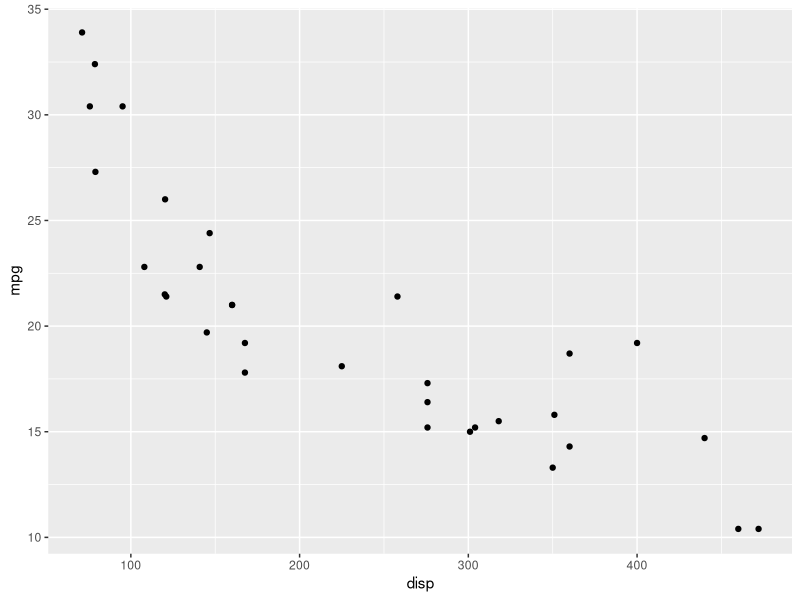
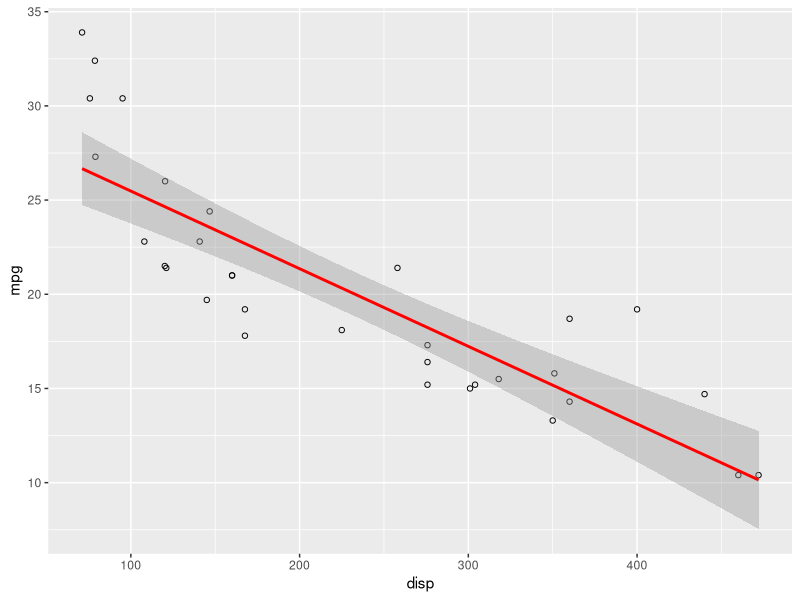
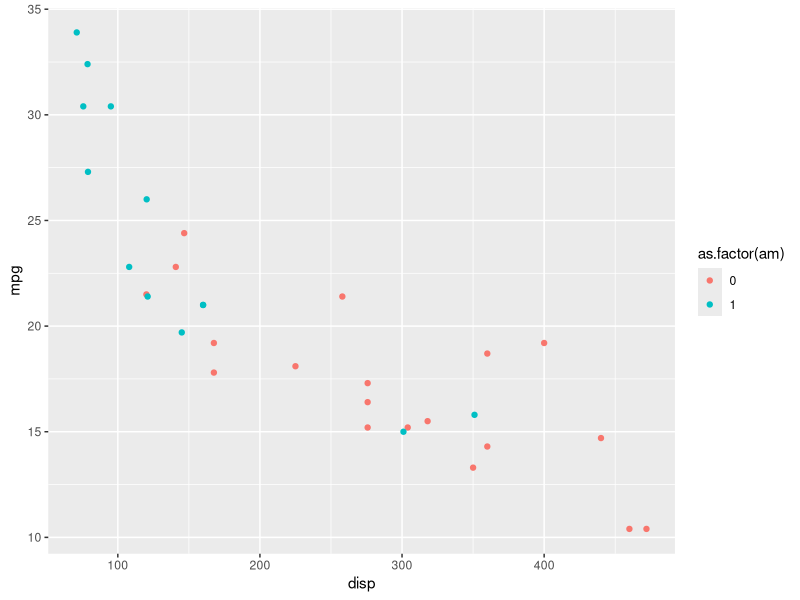
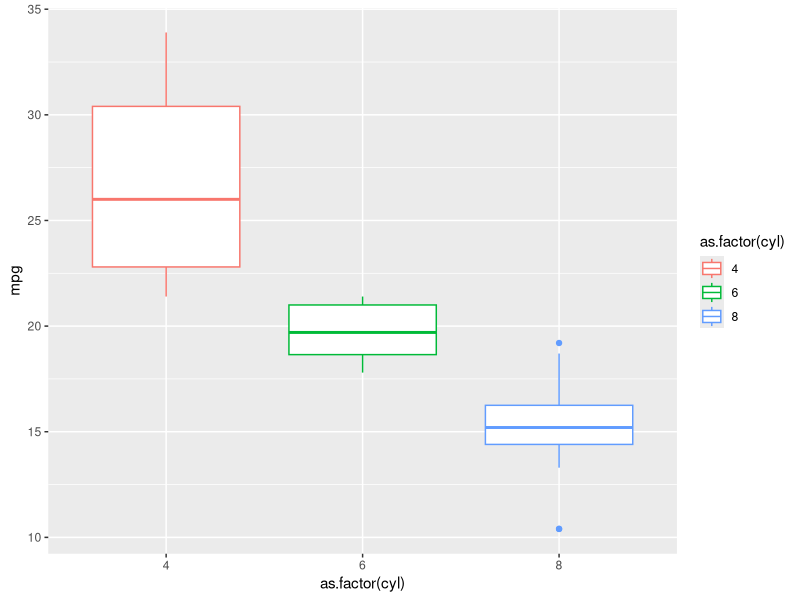
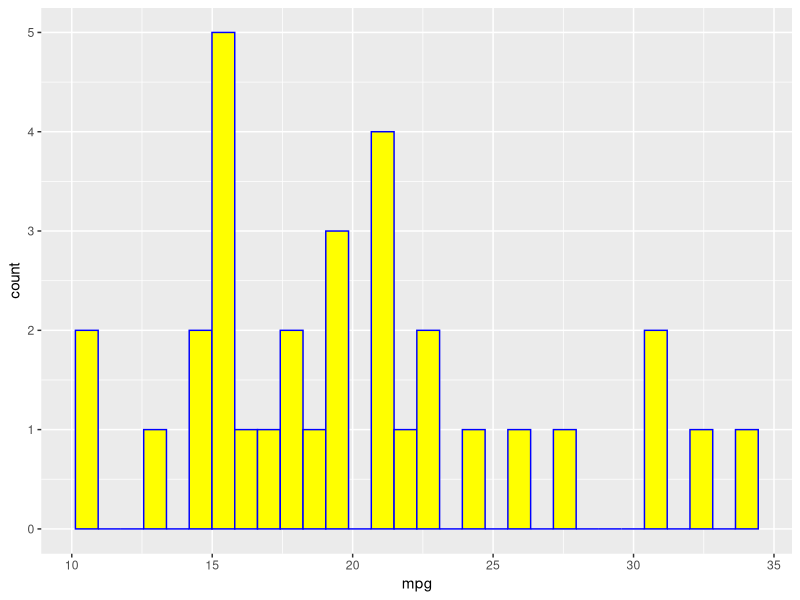
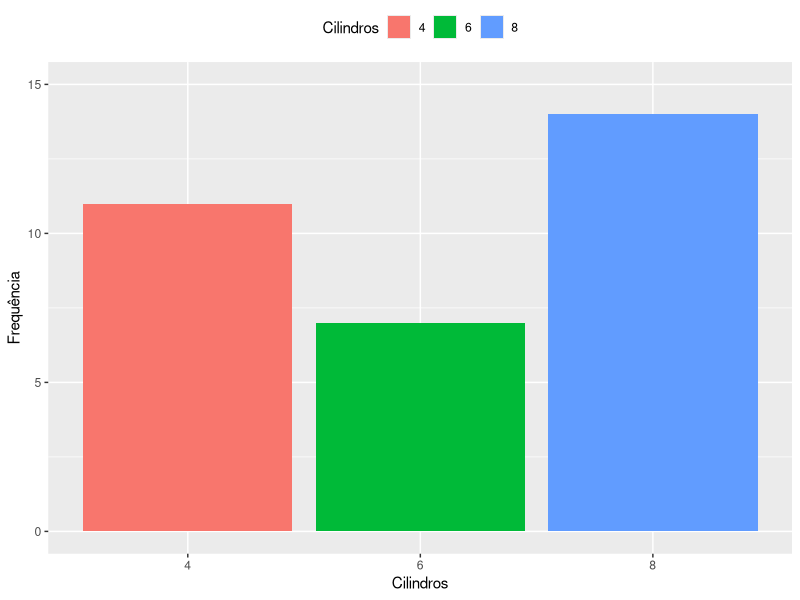
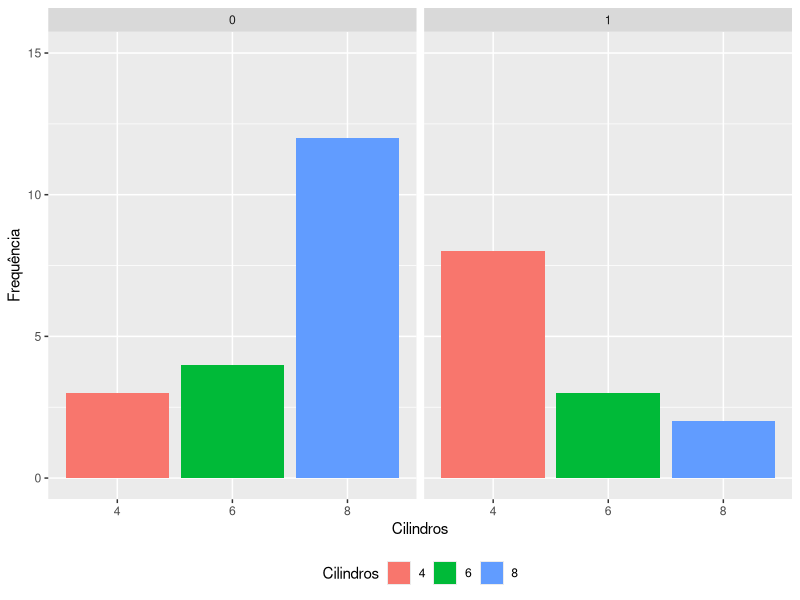

These figures' R source, in order:
# Exercício 1 -Crie uma função que receba e vetores como parâmetro, converta-os em um dataframe e imprima
create_dataframe <- function(...) {
  df <- data.frame(cbind(...))
  print(df)
}
create_dataframe(c(1,2,3,4), c("a","b","c","d"), c(5,6,7,8))

# Exercício 2 -Crie uma matriz com 4 linhas e 4 colunas preenchida com números inteiros e calcule a media de cada linha
m <- matrix(c(1,2,3,4,5,6,7,8,9,10,11,12,13,14,15,16), 4, byrow=T)
avg <- apply(m, 1, mean)
print(avg)

# Exercício 3 -Considere o dataframe abaixo. Calcule a media por disciplina
escola <- data.frame(Aluno = c('Alan', 'Alice', 'Alana', 'Aline', 'Alex', 'Ajay'),
                     Matemática = c(90, 80, 85, 87, 56, 79),
                     Geografia = c(100, 78, 86, 90, 98, 67),
                     Química = c(76, 56, 89, 90, 100, 87))

course_avg <- apply(escola[, c(2,3,4)], 2, mean)
print(course_avg)

# Exercício 4 -Cria uma lista com 3 elementos, todos numéricos e calcule a soma de todos os elementos da lista
elems <- list(1, 3.5, 7)
s <- sapply(elems, sum)
print(sum(s))

# Exercício 5 -Transforme a lista anterior um vetor
l <- list(A=1, B=3.5, C=7)
v1 = unlist(l)
print(v1)

v2 = sapply(l, function(x) x)
print(v2)


# Exercício 6 -Considere a string abaixo. Substitua a palavra textos por frases
str <- c("Expressoes", "regulares", "em linguagem R", "permitem a busca de padroes", "e exploracao de textos","podemos buscar padroes em digitos","como por exemplo","10992451280")

n <- gsub("textos", "frases", "Muitos Textos são escritos.", ignore.case = TRUE)

?lapply
str2 <- lapply(str, function(x) gsub("textos", "frases", x))


# Exercício 7 -Usando o dataset mtcars, crie um gráfico com ggplot do tipo scatter plot. Use as colunas disp e mpg nos eixos x e y respectivamente
install.packages("ggplot2")
library(ggplot2)

?ggplot
?mtcars
ggplot(mtcars) +
  geom_point(aes(disp, mpg))

# Exercício8 -Usando o exemplo anterior, explore outros tipos de gráficos
library(ggplot2)
ggplot(mtcars, aes(x = disp, y = mpg)) +
  geom_point(shape = 1) +
  geom_smooth(method = lm, color = "red", se = TRUE)
  #se to display confidence interval around smooth

?mtcars
head(mtcars)
ggplot(mtcars, aes(x = disp, y = mpg, colour = as.factor(am))) + geom_point()

ggplot(mtcars, aes(x = as.factor(cyl), y = mpg, colour = as.factor(cyl))) + geom_boxplot()

ggplot(mtcars, aes(x = mpg), binwidth = 30) + geom_histogram(colour = "blue", fill = "yellow")

ggplot(mtcars, aes(x = as.factor(cyl), fill = as.factor(cyl))) + geom_bar() + xlab("Cilindros") + ylab("Frequência") + ylim(c(0,15)) + labs(fill = "Cilindros") + theme(legend.position = "top")

ggplot(mtcars, aes(x = as.factor(cyl), fill = as.factor(cyl))) + geom_bar() + xlab("Cilindros") + ylab("Frequência") + ylim(c(0,15)) + labs(fill = "Cilindros") + theme(legend.position = "bottom") + facet_grid(.~am)
       